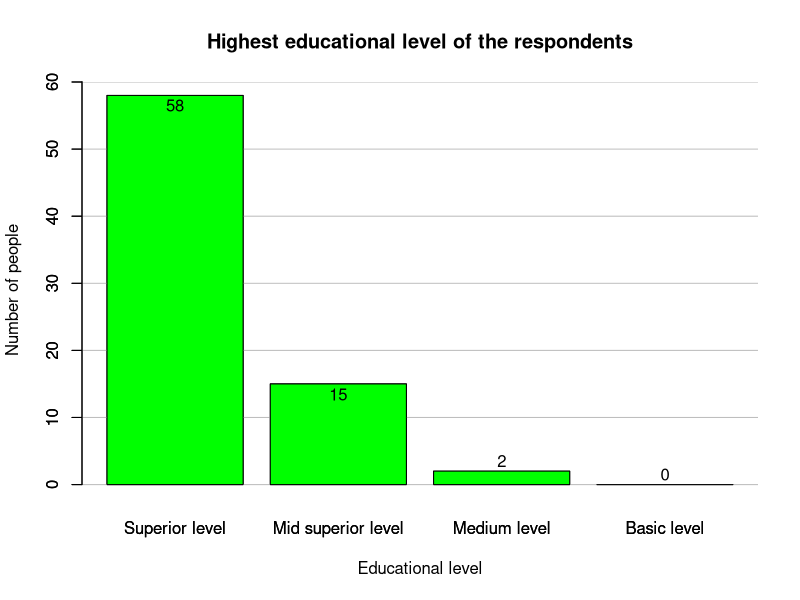
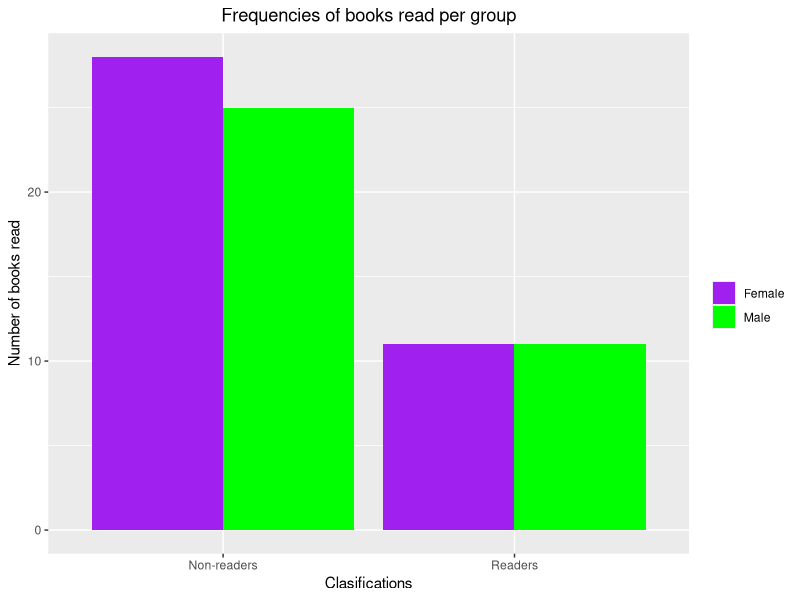

The R source for these figures, in order:
## ---- chunk 1
specify_decimal <- function(x, k) trimws(format(round(x, k), nsmall=k))
suppressWarnings(library(kableExtra))
library(ggplot2)
## ---- chunk 2
total_responses <- 75
edlev_res <- c(58, 15, 2, 0)

educational_level <- c("Superior level", "Mid superior level", "Medium level", "Basic level")
edlev_responses <- edlev_res
edlev_percentages <- specify_decimal((edlev_res/total_responses)*100, 2)

tabla_max_educational_levels <- data.frame(educational_level, edlev_responses, edlev_percentages)

colnames(tabla_max_educational_levels) <- c("Educational level", "Number of respondents", "Percentage (%)")

knitr::kable(tabla_max_educational_levels, align = "c", caption = "Maximum educational level of the respondents")%>%
  kable_styling(full_width = F)%>%
  column_spec(1, bold = T)%>%
  scroll_box(width = "100%", height = "100%", fixed_thead = T)
## ---- chunk 3
barplot_eduLevels <- barplot(tabla_max_educational_levels[,2], names.arg = tabla_max_educational_levels[,1], main = "Highest educational level of the respondents", xlab = "Educational level", ylab = "Number of people", col = "green", ylim = c(min(tabla_max_educational_levels[,2]) - 2, max(tabla_max_educational_levels[,2]) + 2))
grid(nx = NA, ny = NULL, lwd = 1, lty = 1, col = "gray")
barplot(tabla_max_educational_levels[,2], names.arg = tabla_max_educational_levels[,1], main = "Highest educational level of the respondents", xlab = "Educational level", ylab = "Number of people", col = "green", ylim = c(min(tabla_max_educational_levels[,2]) - 2, max(tabla_max_educational_levels[,2]) + 2), add = T)
text(barplot_eduLevels, c(tabla_max_educational_levels[1,2] - 1.5, tabla_max_educational_levels[2,2] - 1.5, tabla_max_educational_levels[3,2] + 1.5, tabla_max_educational_levels[4,2] + 1.5), labels = tabla_max_educational_levels[,2])
## ---- chunk 4
annual_books_read <- c(0, 1, 2, 3, 4, ">=5", "TOTAL")
male <- c(5, 6, 8, 6, 5, 6)
male_w_total <- append(male, sum(male))
female <- c(2, 7, 10, 9, 5, 6)
female_w_total <- append(female, sum(female))
total <- male_w_total + female_w_total

tabla_survey_results <- data.frame(annual_books_read, male_w_total, female_w_total, total)

colnames(tabla_survey_results) <- c("Annual books read", "Male", "Female", "TOTAL")

knitr::kable(tabla_survey_results, align = "c", caption = "Sample containing 75 surveyed people")%>%
  kable_styling(full_width = F)%>%
  column_spec(1, bold = T)%>%
  scroll_box(width = "100%", height = "100%", fixed_thead = T)
## ---- chunk 5
px <- sum(tail(male, 2))
py <- sum(tail(female, 2))

nx <- tail(male_w_total, 1)
ny <- tail(female_w_total, 1)

px_hat <- px/nx
py_hat <- py/ny
## ---- chunk 6
px_not <- sum(head(male, 4))
py_not <- sum(head(female, 4))

px_hat_not <- px_not/nx
py_hat_not <- py_not/ny
## ---- chunk 7
px_total <- px_hat + px_hat_not
py_total <- py_hat + py_hat_not
## ---- chunk 8
sample_variance_x <- nx*px_hat*(1 - px_hat)
sample_variance_y <- ny*py_hat*(1 - py_hat)
## ---- chunk 9
sample_stdDev_x <- sqrt(sample_variance_x)
sample_stdDev_y <- sqrt(sample_variance_y)
## ---- chunk 10
categories <- c("Non-readers", "Readers")
male_frquencies <- c(px_not, px)
female_frequencies <- c(py_not, py)

tabla_reader_frequencies <- data.frame(categories, male_frquencies, female_frequencies)

colnames(tabla_reader_frequencies) <- c("", "Male", "Female")

knitr::kable(tabla_reader_frequencies, align = "c", caption = "Frequencies of readers and non-readers for each gender category")%>%
  kable_styling(full_width = F)%>%
  scroll_box(width = "100%", height = "100%", fixed_thead = T)
## ---- chunk 11
#Using ggplot2 library constructed grouped barplot

#Create data set
#Have 3 columns, one for x, one for y, and one for the legend (fill)
read_clasifications_x <- c("Non-readers", "Non-readers", "Readers", "Readers")
genders_l <- c("Male", "Female", "Male", "Female")
num_readers_y <- c(px_not, py_not, px, py)

data_readers <- data.frame(read_clasifications_x, genders_l, num_readers_y)

#Plot the graph
ggplot(data_readers, aes(fill=genders_l, y=num_readers_y, x=read_clasifications_x)) + geom_bar(position="dodge", stat="identity") + ggtitle("Frequencies of books read per group") +
  xlab("Clasifications") + ylab("Number of books read") + scale_fill_manual("", values = c("Male" = "green", "Female" = "purple")) + theme(plot.title = element_text(hjust = 0.5))
## ---- chunk 12
nx_tilde <- nx + 4
px_tilde <- (px + 2)/nx_tilde

ny_tilde <- ny + 4
py_tilde <- (py + 2)/ny_tilde
## ---- chunk 13
alpha_ci <- 0.05
alpha_2 <- alpha_ci/2

z_alpha_2 <- abs(qnorm(alpha_2))
## ---- chunk 14
std_dev_x <- sqrt((px_tilde*(1 - px_tilde))/(nx_tilde))
std_dev_y <- sqrt((py_tilde*(1 - py_tilde))/(ny_tilde))

lower_CI_x <- px_tilde - z_alpha_2*std_dev_x
upper_CI_x <- px_tilde + z_alpha_2*std_dev_x

lower_CI_y <- py_tilde - z_alpha_2*std_dev_y
upper_CI_y <- py_tilde + z_alpha_2*std_dev_y
## ---- chunk 15
nxpx <- nx*px_hat
nx_1_px <- nx*(1 - px_hat)

nypy <- ny*py_hat
ny_1_py <- ny*(1 - py_hat)
## ---- chunk 16
p_hat = (px + py)/(nx + ny)
## ---- chunk 17
up_frac <- px_hat - py_hat
p_1_p <- p_hat*(1 - p_hat)
rec_nx <- 1/nx
rec_ny <- 1/ny
low_frac <- sqrt(p_1_p*(rec_nx + rec_ny))
z_score <- up_frac/low_frac
## ---- chunk 18
p_value <- pnorm(z_score)
## ---- chunk 19
prop.test(x = c(px, py), n = c(nx, ny), alternative = "less", conf.level = 1 - alpha_ci, correct = F)
